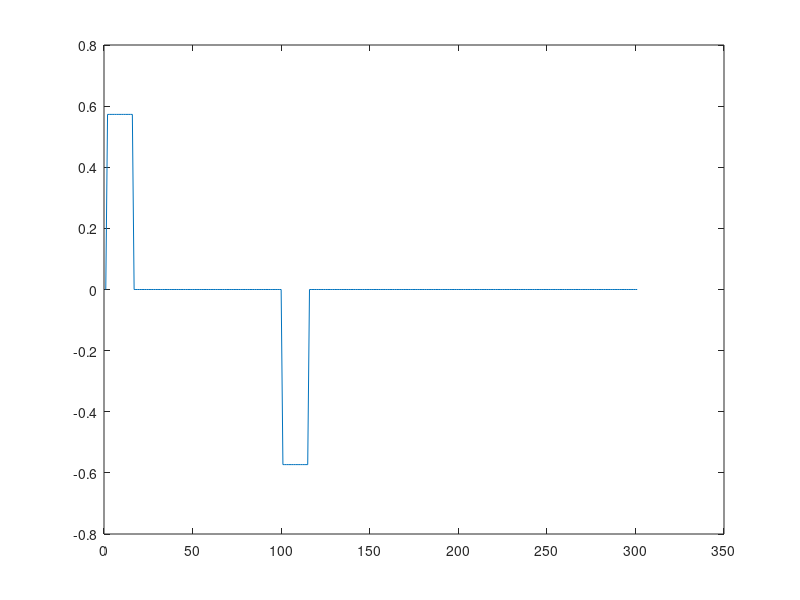
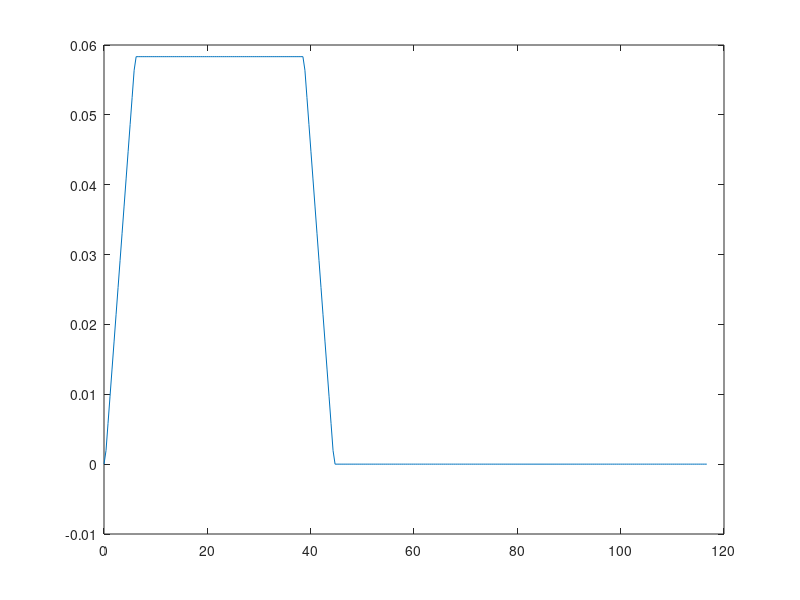

MATLAB code for these plots, in order:
clear all
close all
clc

Ts = 0.1;
total_time = 30;
time_array = 0:Ts:total_time;

slope = 0.01;
v = 14/3.6;

heading = 0*time_array;
heading(2:16) = atan(slope);
heading(101:115) = -atan(slope);

path_x = cumtrapz(time_array,v*cos(heading));
path_y = cumtrapz(time_array,v*sin(heading));
figure;plot((180/pi)*heading);
figure;plot(path_x,path_y);

dlmwrite('heading_mdh.csv',heading');
dlmwrite('path_mdh.csv',[heading' path_x' path_y']);